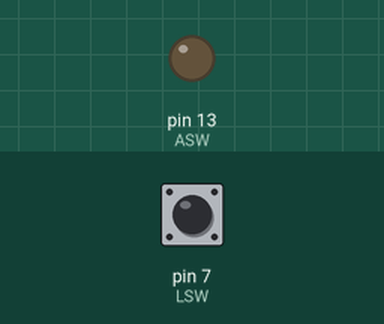
Recording of a sketch running on a simulated Arduino Uno, built with avr-gcc and run on an emulated ATmega328P. Parts: output pins drawn as LEDs (lit = HIGH). The inputs (shaded band) are chosen by the test bench; at power-on: pin 7 (LSW) HIGH.

Above: at 0.1 s.
At 90.1 s:
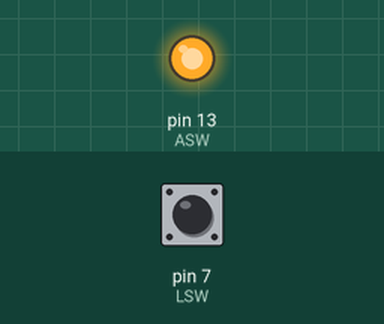
Timing chart, 0 to 92.5 s (numbered marks = the images above):
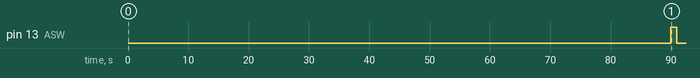

The sketch:

tosterTimer.ino
```cpp
const int ASW = 13;
const int LSW  = 7;

void setup() {
  pinMode(ASW,OUTPUT);
  pinMode(LSW,INPUT);
  digitalWrite(ASW,LOW);
}

int ii;

void loop() {
  while(digitalRead(LSW)==LOW){}
  while(digitalRead(LSW)==HIGH){
    delay(90000UL);
    digitalWrite(ASW,HIGH);
    delay(1000);
    digitalWrite(ASW,LOW);
    delay(1000);
    while(digitalRead(LSW)==HIGH){}
    delay(3000UL);
    digitalWrite(ASW,HIGH);
    delay(1000);
    digitalWrite(ASW,LOW);
    delay(1000);
   }
}
```

Measured:
- by itself, pin 13 (ASW): LOW → HIGH at 90.0 s, → LOW 1.0 s later
